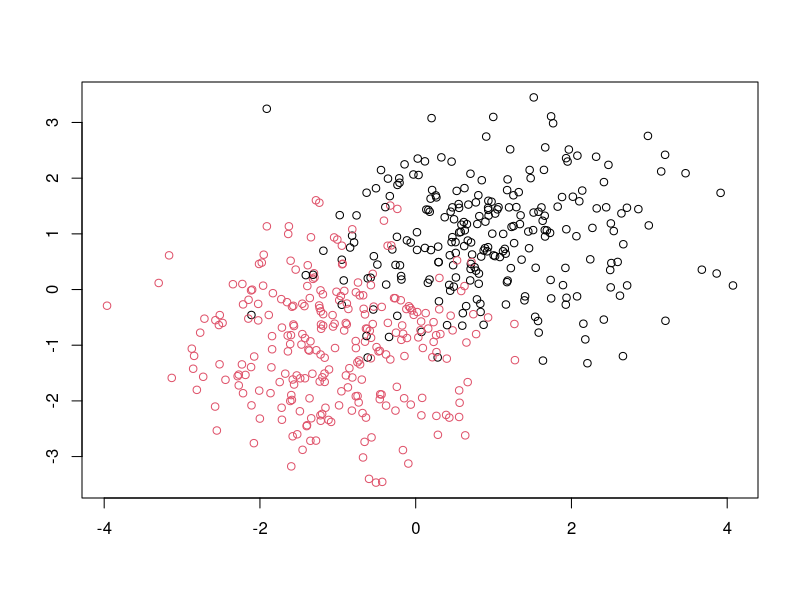
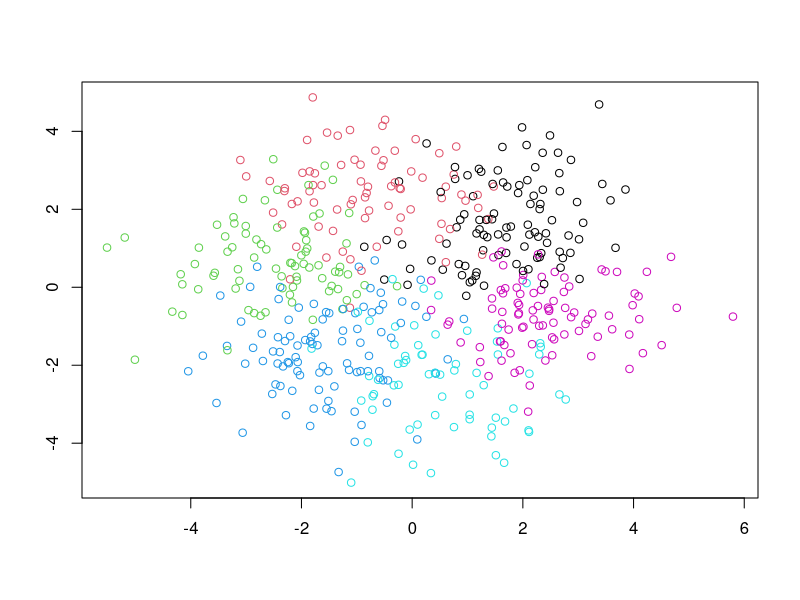

R code for these plots, in order:
# r2py crawler metadata
# package: mlbench
# source_type: rd_example
# topic: mlbench.2dnormals.Rd
# source_file: C:\Users\bened\AppData\Local\R\win-library\4.5\mlbench\help
# lines: 7

suppressPackageStartupMessages(library(mlbench))
# 2 classes
p <- mlbench.2dnormals(500,2)
plot(p)
# 6 classes
p <- mlbench.2dnormals(500,6)
plot(p)
